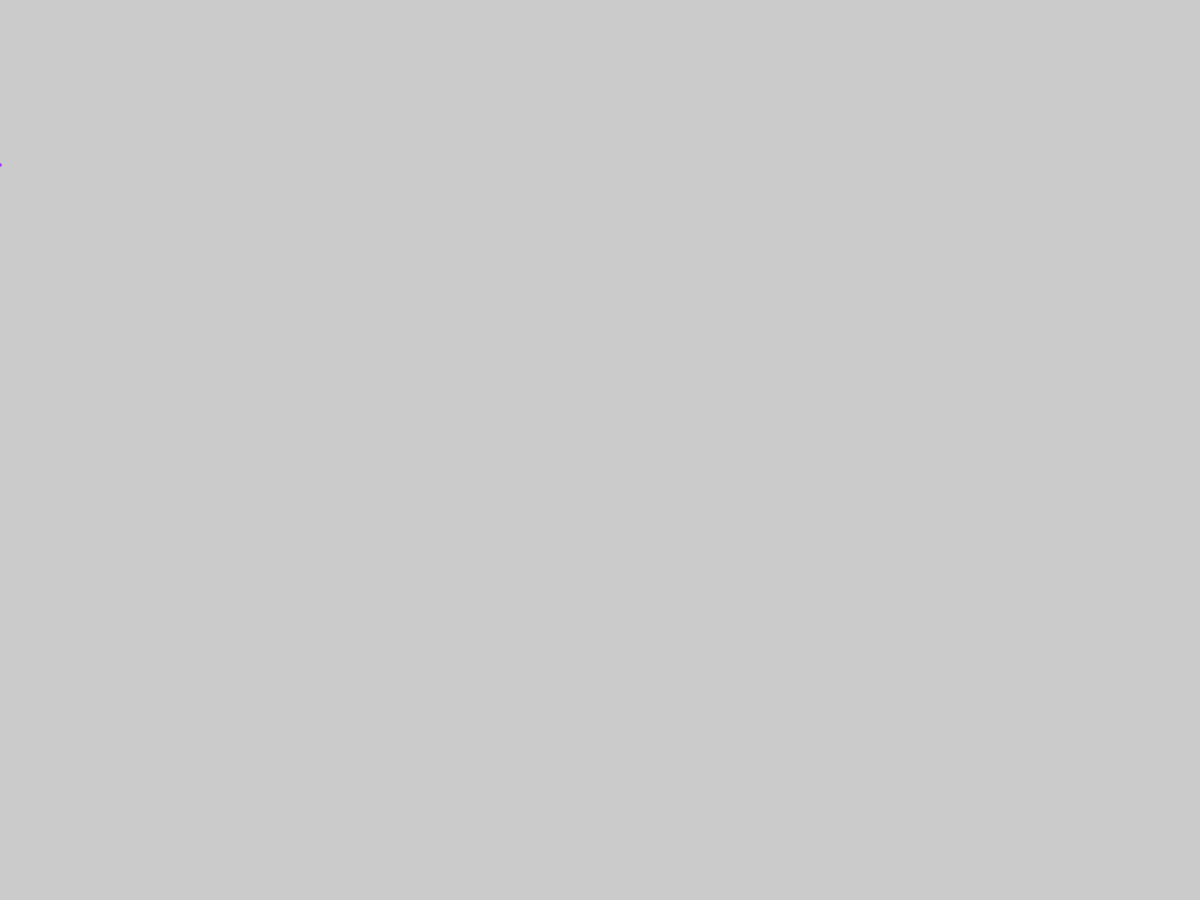
Frame 1 (no input)
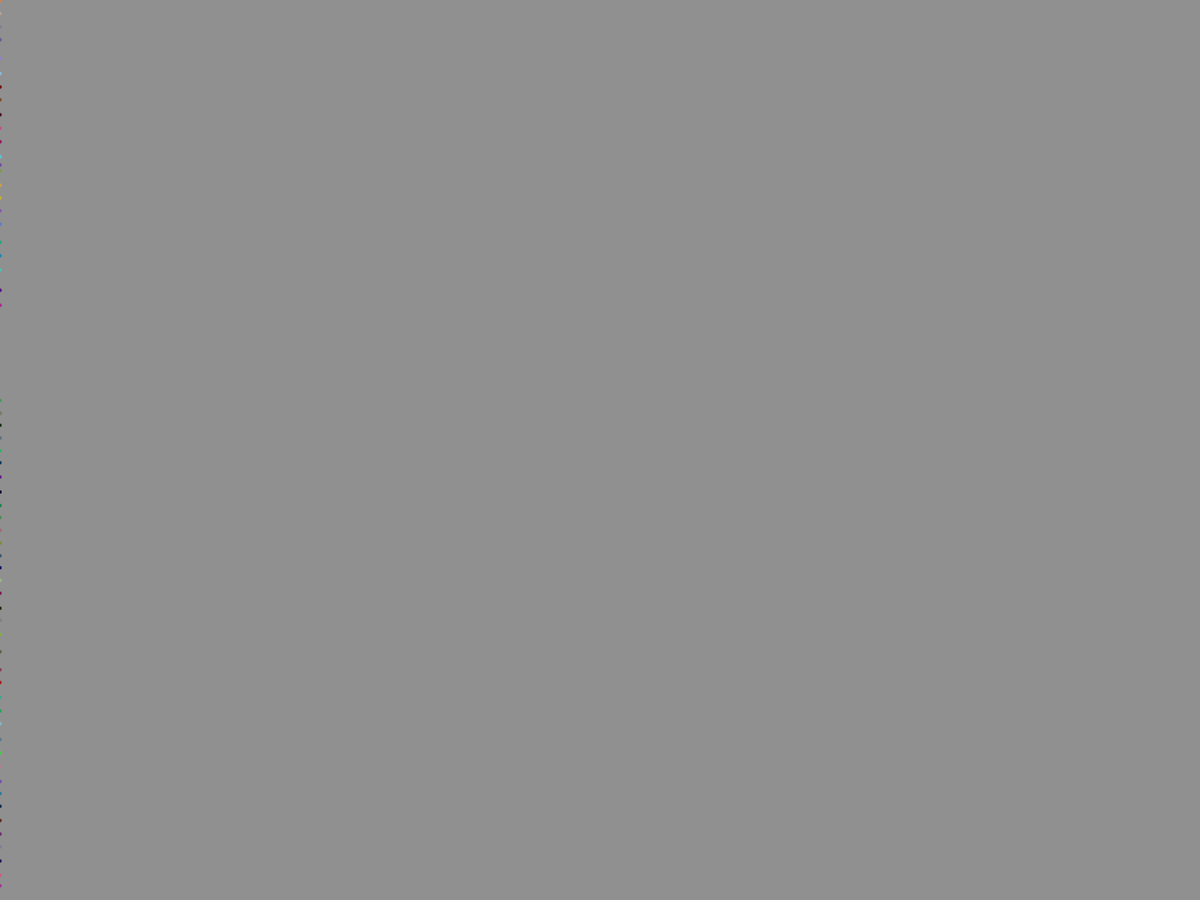
Frame 60 (the mouse pressed at the canvas centre just before this capture)
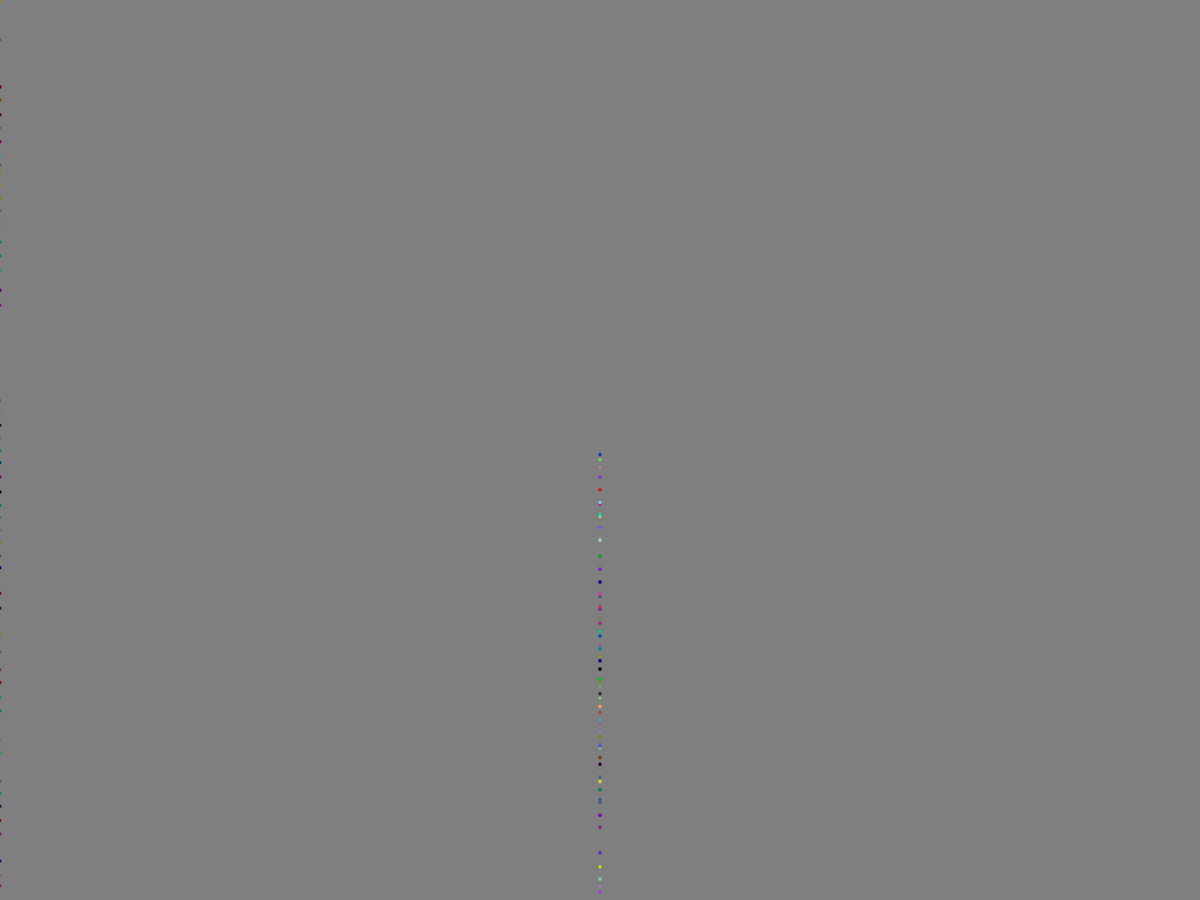
Frame 120 (the mouse held since frame 60 and released just before this capture)

The Processing sketch that drew these frames (run headless with seeded random() and noise(); from frame 60 on, the mouse is pressed at the canvas centre):

// Processing sketch: drippingMouse
// ── drippingMouse.pde
void setup(){
  fullScreen();
  noStroke();
  float r;
}

void draw(){
  float r = 0;
  drip(10,50);
  fill(0,1);
  rect(0,0,width,height);
}

void drip(int level, int d){
  int m = millis();
  fill(random(255),random(255),random(255));
  ellipse(mouseX,mouseY + m%(height - mouseY),5,5);
  if(level < 1) {
  level = level - 1;
  delay(d);
  drip(level,d);
  }
}
